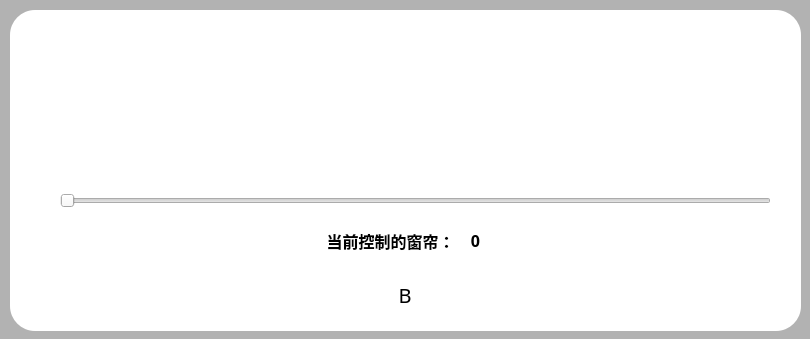
<?xml version="1.0" encoding="UTF-8"?>
<ui version="4.0">
 <class>CurtainsBox</class>
 <widget class="QDialog" name="CurtainsBox">
  <property name="geometry">
   <rect>
    <x>0</x>
    <y>0</y>
    <width>810</width>
    <height>339</height>
   </rect>
  </property>
  <property name="windowTitle">
   <string>Dialog</string>
  </property>
  <property name="styleSheet">
   <string notr="true">QDialog#CurtainsBox{
background-color:rgb(178,178,178,255);
	border:none;
	border-radius:25px;
}
</string>
  </property>
  <widget class="QGroupBox" name="Bottom">
   <property name="geometry">
    <rect>
     <x>10</x>
     <y>10</y>
     <width>791</width>
     <height>321</height>
    </rect>
   </property>
   <property name="styleSheet">
    <string notr="true">QGroupBox#Bottom{
background-color:white;
border-radius:25px;
}</string>
   </property>
   <property name="title">
    <string/>
   </property>
   <widget class="QLabel" name="label">
    <property name="geometry">
     <rect>
      <x>310</x>
      <y>220</y>
      <width>141</width>
      <height>21</height>
     </rect>
    </property>
    <property name="font">
     <font>
      <family>Adobe 黑体 Std R</family>
      <pointsize>12</pointsize>
      <weight>75</weight>
      <bold>true</bold>
     </font>
    </property>
    <property name="text">
     <string>当前控制的窗帘：</string>
    </property>
    <property name="alignment">
     <set>Qt::AlignCenter</set>
    </property>
   </widget>
   <widget class="QPushButton" name="Down">
    <property name="geometry">
     <rect>
      <x>620</x>
      <y>40</y>
      <width>121</width>
      <height>121</height>
     </rect>
    </property>
    <property name="styleSheet">
     <string notr="true">
border-radius:8px;
background:#FFFFFF;</string>
    </property>
    <property name="text">
     <string/>
    </property>
    <property name="icon">
     <iconset resource="../other/main.qrc">
      <normaloff>:/new/Curtains/Curtains/Down_OFF.png</normaloff>
      <normalon>:/new/Curtains/Curtains/Down_ON.png</normalon>:/new/Curtains/Curtains/Down_OFF.png</iconset>
    </property>
    <property name="iconSize">
     <size>
      <width>80</width>
      <height>80</height>
     </size>
    </property>
    <property name="checkable">
     <bool>true</bool>
    </property>
    <property name="autoExclusive">
     <bool>true</bool>
    </property>
   </widget>
   <widget class="QPushButton" name="Stop">
    <property name="geometry">
     <rect>
      <x>330</x>
      <y>40</y>
      <width>121</width>
      <height>121</height>
     </rect>
    </property>
    <property name="styleSheet">
     <string notr="true">
border-radius:8px;
background:#FFFFFF;</string>
    </property>
    <property name="text">
     <string/>
    </property>
    <property name="icon">
     <iconset resource="../other/main.qrc">
      <normaloff>:/new/Curtains/Curtains/Stop_OFF.png</normaloff>
      <normalon>:/new/Curtains/Curtains/Stop_ON.png</normalon>:/new/Curtains/Curtains/Stop_OFF.png</iconset>
    </property>
    <property name="iconSize">
     <size>
      <width>80</width>
      <height>80</height>
     </size>
    </property>
    <property name="checkable">
     <bool>true</bool>
    </property>
    <property name="autoExclusive">
     <bool>true</bool>
    </property>
   </widget>
   <widget class="QSlider" name="Device_Slider">
    <property name="geometry">
     <rect>
      <x>50</x>
      <y>180</y>
      <width>711</width>
      <height>21</height>
     </rect>
    </property>
    <property name="maximum">
     <number>3</number>
    </property>
    <property name="orientation">
     <enum>Qt::Horizontal</enum>
    </property>
   </widget>
   <widget class="QPushButton" name="Up">
    <property name="geometry">
     <rect>
      <x>50</x>
      <y>40</y>
      <width>121</width>
      <height>121</height>
     </rect>
    </property>
    <property name="styleSheet">
     <string notr="true">
border-radius:8px;
background:#FFFFFF;</string>
    </property>
    <property name="text">
     <string/>
    </property>
    <property name="icon">
     <iconset resource="../other/main.qrc">
      <normaloff>:/new/Curtains/Curtains/Up_OFF.png</normaloff>
      <normalon>:/new/Curtains/Curtains/Up_ON.png</normalon>:/new/Curtains/Curtains/Up_OFF.png</iconset>
    </property>
    <property name="iconSize">
     <size>
      <width>80</width>
      <height>80</height>
     </size>
    </property>
    <property name="checkable">
     <bool>true</bool>
    </property>
    <property name="autoExclusive">
     <bool>true</bool>
    </property>
   </widget>
   <widget class="QPushButton" name="Close">
    <property name="geometry">
     <rect>
      <x>370</x>
      <y>260</y>
      <width>50</width>
      <height>50</height>
     </rect>
    </property>
    <property name="font">
     <font>
      <family>Adobe 黑体 Std R</family>
      <pointsize>15</pointsize>
     </font>
    </property>
    <property name="styleSheet">
     <string notr="true">max-width:50px;
 max-height:50px;
 min-width:50px;
 min-height:50px;
border-radius:25px;
background-color: white;
 border-style: solid;</string>
    </property>
    <property name="text">
     <string>B</string>
    </property>
    <property name="iconSize">
     <size>
      <width>70</width>
      <height>70</height>
     </size>
    </property>
   </widget>
   <widget class="QLabel" name="CurrentText">
    <property name="geometry">
     <rect>
      <x>450</x>
      <y>220</y>
      <width>31</width>
      <height>21</height>
     </rect>
    </property>
    <property name="font">
     <font>
      <family>Adobe 黑体 Std R</family>
      <pointsize>12</pointsize>
      <weight>75</weight>
      <bold>true</bold>
     </font>
    </property>
    <property name="text">
     <string>0</string>
    </property>
    <property name="alignment">
     <set>Qt::AlignCenter</set>
    </property>
   </widget>
  </widget>
 </widget>
 <resources>
  <include location="../other/main.qrc"/>
 </resources>
 <connections/>
</ui>
